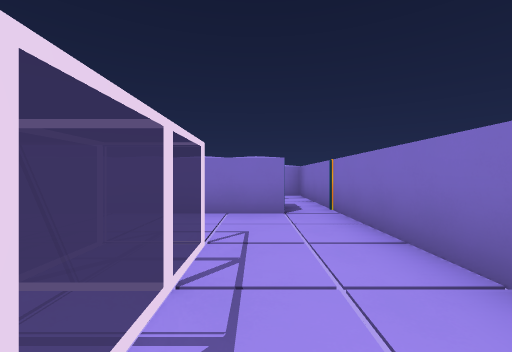
view 1 (above)

24 first-person views from a walk through a 3-D level made in the Godot game engine. The camera is 1.5 m above the floor, looks level and sees 90° across. The floor is counted in squares, 2.29 m on a side. Each view is taken from the middle of a square. On the plan, view 1 faces up. The plan holds only what a view shows up to about 9 squares ahead; the rest is blank. The place goes on beyond the plan. Flat picture figures and markers are left out. Characters and animated objects are not drawn. Door leaves are left out where a doorway can be walked through.

view 2
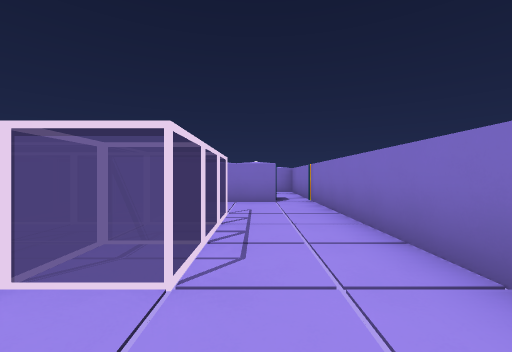

view 3
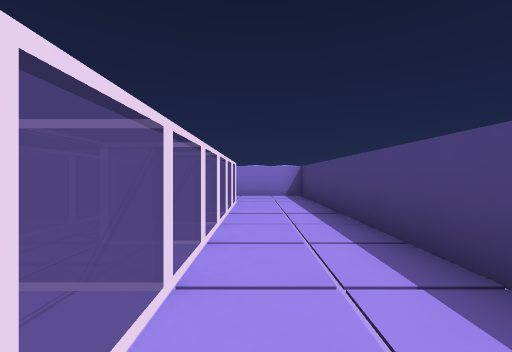

view 4
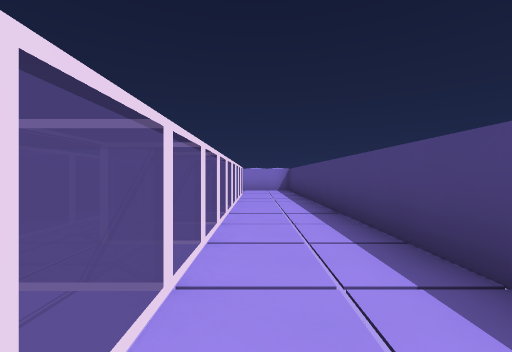

view 5
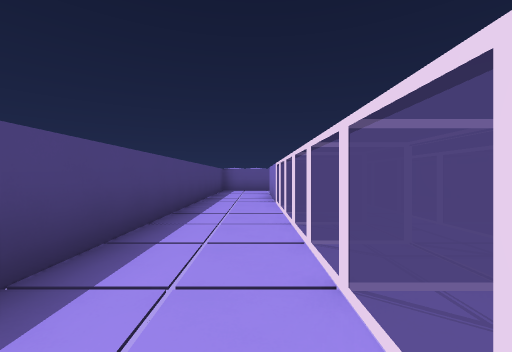

view 6
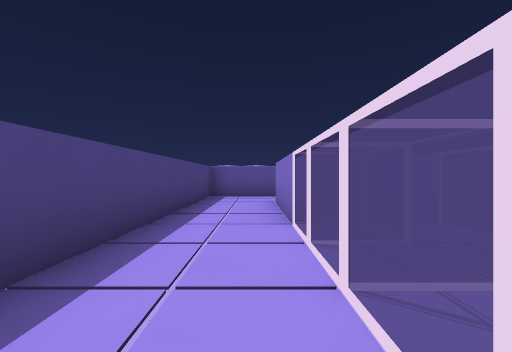

view 7
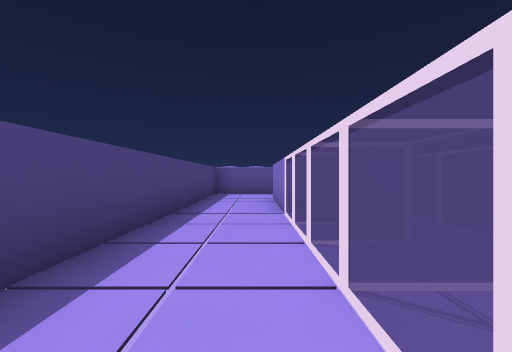

view 8
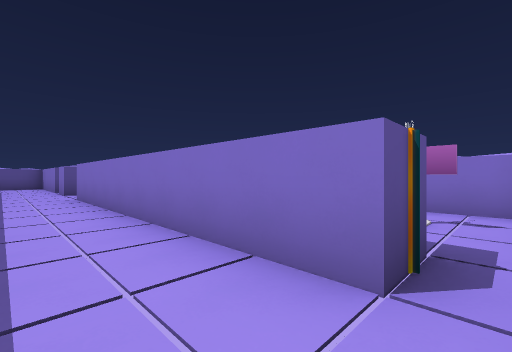

view 9
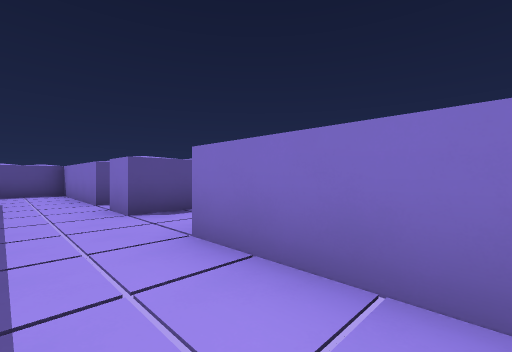

view 10
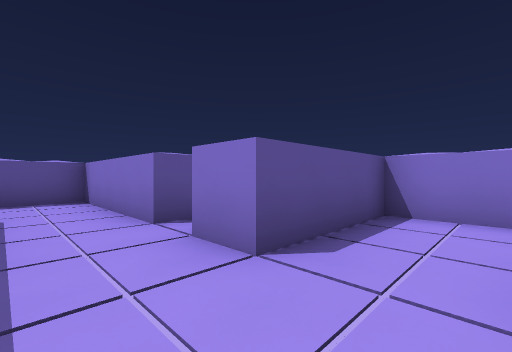

view 11
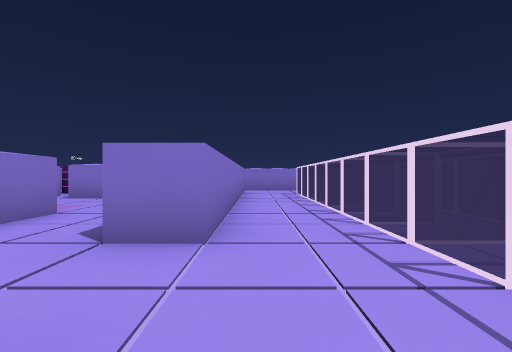

view 12
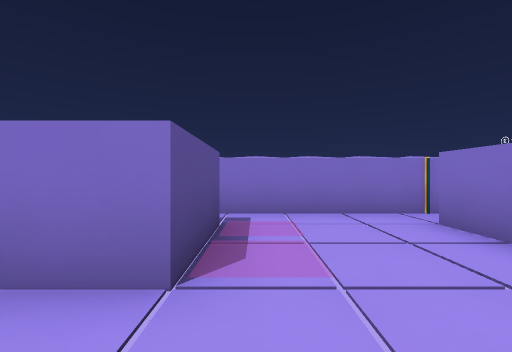

view 13
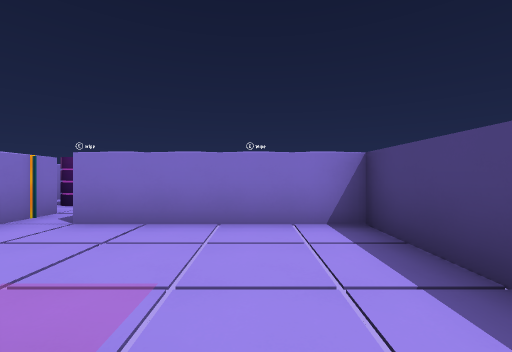

view 14
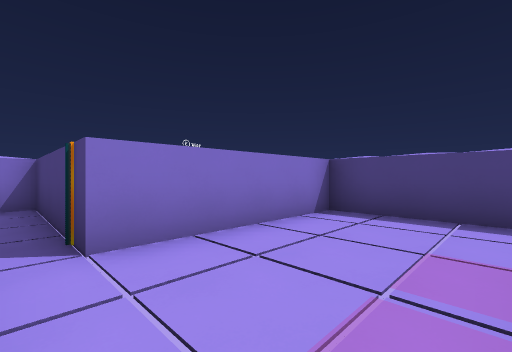

view 15
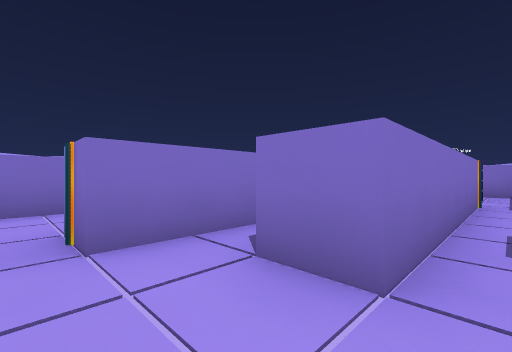

view 16
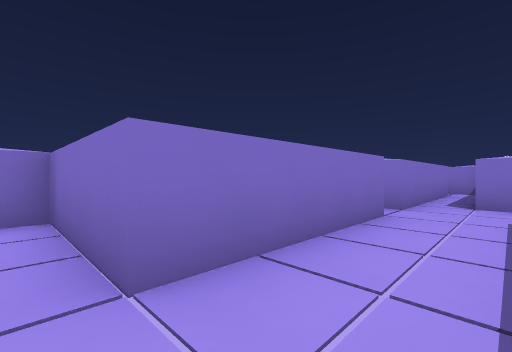

view 17
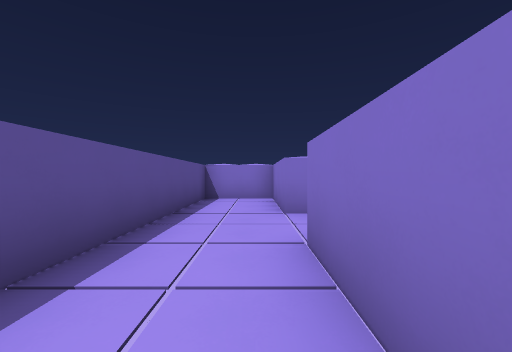

view 18
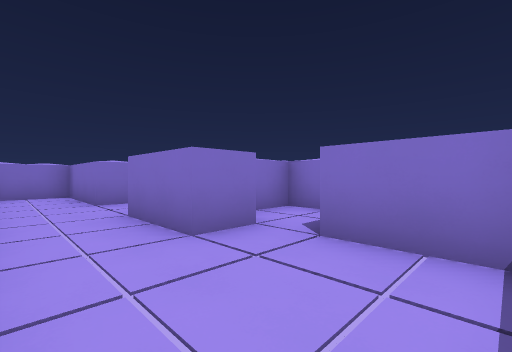

view 19
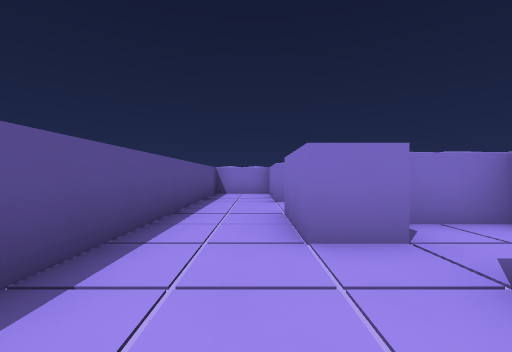

view 20
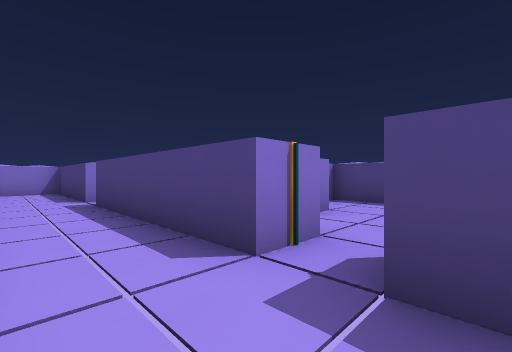

view 21
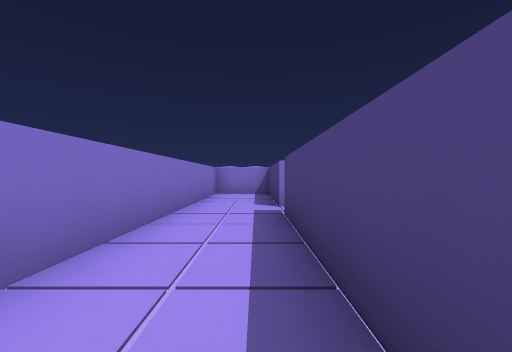

view 22
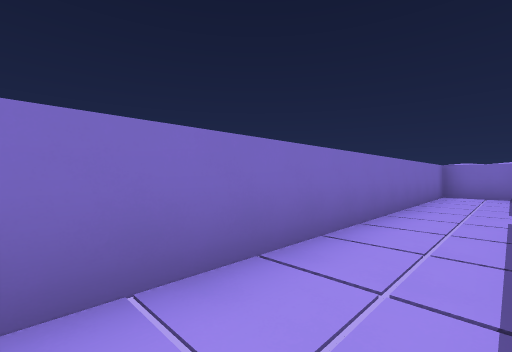

view 23
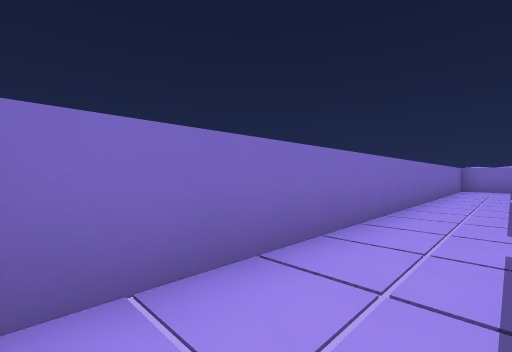

view 24
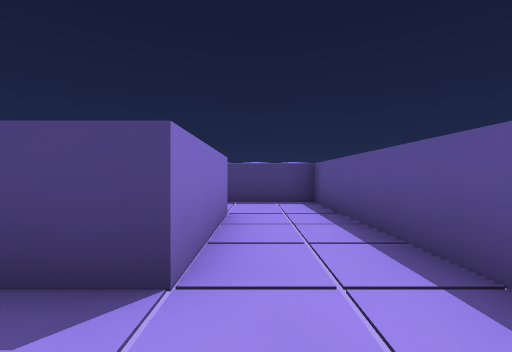

### Floor plan
Key: @ floor where view 1 was taken; # wall or solid block; . floor; D open door; = window, fence, low wall or low ledge; T thing the floor can be seen under or through.
Columns run from 16 left of view 1 to 2 right of it. Each row starts with its distance up from view 1.
 16 ###################
 15 #..#..............#
 14 #..#..............#
 13 #..####D#####.#####
 12 #.............#..
 11 #........######.# #
 10 #..####.......D...#
  9 #..#..# ..#...#####
  8 #.....#####...# ..#
  7  ...# #.......# #.#
  6  ...# #.......# ..#
  5 #####.#..########D#
  4 #.................#
  3 #.................#
  2 #..##TTTTTTTTTTT..#
  1 #..#===========T..#
  0 #..###########TT@.#
 -1 #.................#
 -2 #.................#
 -3 ###################

Positions as (right, up) in squares from view 1, and headings:
1: (0, 0), facing up
2: (0, -2), facing up
3: (-7, -1), facing right
4: (-10, -1), facing right
5: (-4, -1), facing left
6: (-7, -1), facing left
7: (-6, -1), facing left
8: (1, 3), facing up-left
9: (-5, 3), facing up-left
10: (-8, 3), facing up-left
11: (-10, 4), facing right
12: (-5, 6), facing up
13: (-6, 7), facing right
14: (-5, 10), facing down-right
15: (-9, 10), facing up-right
16: (-14, 11), facing up-right
17: (-14, 8), facing up
18: (-15, 6), facing up-right
19: (-14, 6), facing up
20: (-10, 15), facing down-right
21: (-8, 14), facing right
22: (-8, 14), facing up-right
23: (-12, 14), facing up-right
24: (-14, 4), facing down
